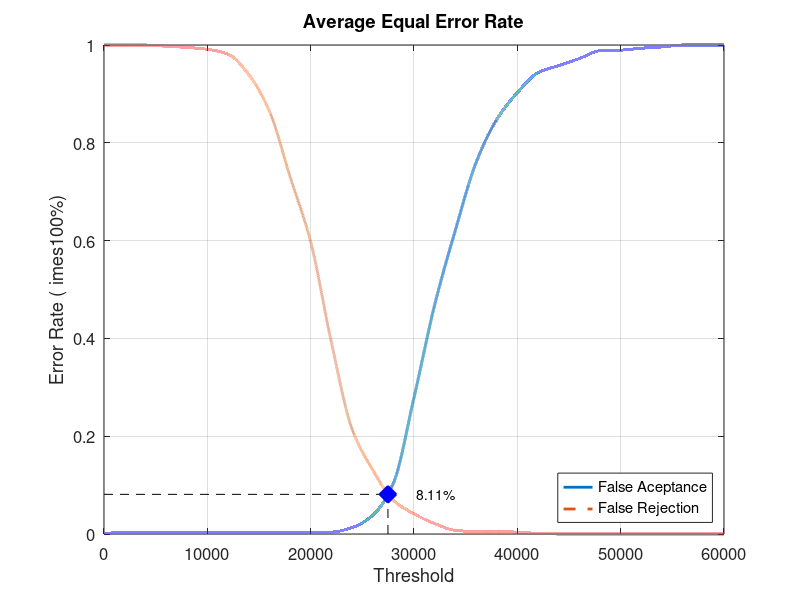
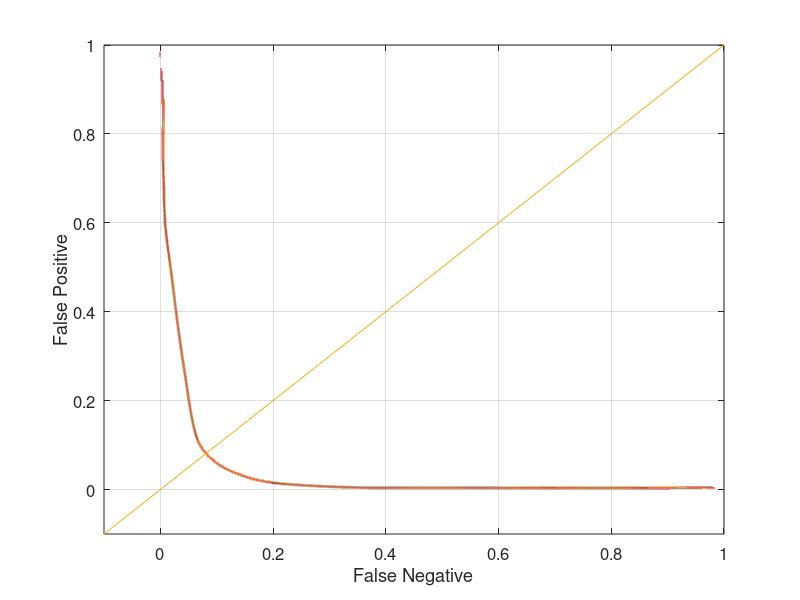

MATLAB code for these plots, in order:
close all;
clear;
clc;
x = 0:2000:60000;
xq = 0:0.5:60000;

y0 = [0 0.00394737 0.00394737 0.00394737 0.00394737 0.00394737 0.00394737 0.00394737 0.00394737 0.00394737 0.00394737 0.00394737 0.0131579 0.0381579 0.103947 0.278947 0.468421 0.621053 0.759211 0.847368 0.902632 0.943421 0.957895 0.972368 0.988158 0.989474 0.993421 0.996053 1 1 1]
yy0 = interp1(x, y0, xq, 'pchip');
y1 = [1 1 1 0.9975 0.995 0.99125 0.98125 0.94 0.865 0.73125 0.5975 0.3925 0.215 0.13125 0.06875 0.04125 0.02125 0.0075 0.005 0.005 0.00375 0.00125 0 0 0 0 0 0 0 0 0]
yy1 = interp1(x, y1, xq, 'pchip');

% Calculating EER: 
y2 = abs(y0 - y1);
find(y2 == min(y2))
yy2 = abs(yy0 - yy1);
xEER = find(yy2 == min(yy2));
xEERIndex = xq(xEER) % X-axis EER
yEER = yy0(xEER) % Y-axis EER

main = figure
plot(xq, yy0,'-','LineWidth', 2);	hold on
plot(xq, yy1,'--','LineWidth', 2);	hold on
plot([xEERIndex xEERIndex], [0 yEER], 'k--');	hold on
plot([0 xEERIndex], [yEER yEER], 'k--');	hold on
plot(xEERIndex, yEER, 'bx', 'LineWidth', 10);	hold on
text(xEERIndex + 10 * xEERIndex / 100, yEER, [num2str(round((10000 * yEER)) / 100) '%'])
legend('False Aceptance', 'False Rejection', 'Location', 'SouthEast')
xlabel('Threshold')
ylabel('Error Rate (	imes100%)')
title('Average Equal Error Rate')
set(gca, 'FontSize', 12)
axis([0 60000 0 1])
grid on

print(main, 'Experiment3AverageMain', '-dpng');
FNRxFPR = figure('Color', [1 1 1]);
plot(yy1, yy0, '-', yy1, yy0, 'LineWidth', 2);
hold on
y = -0.1:0.1:1
plot(y, y); 
set(gca, 'FontSize', 12)
xlabel('False Negative')
ylabel('False Positive')
axis([-0.1 1 -0.1 1])
set(gca, 'FontSize', 12)
grid on

print(FNRxFPR, 'Experiment3AverageFNRxFPR','-dpng');
